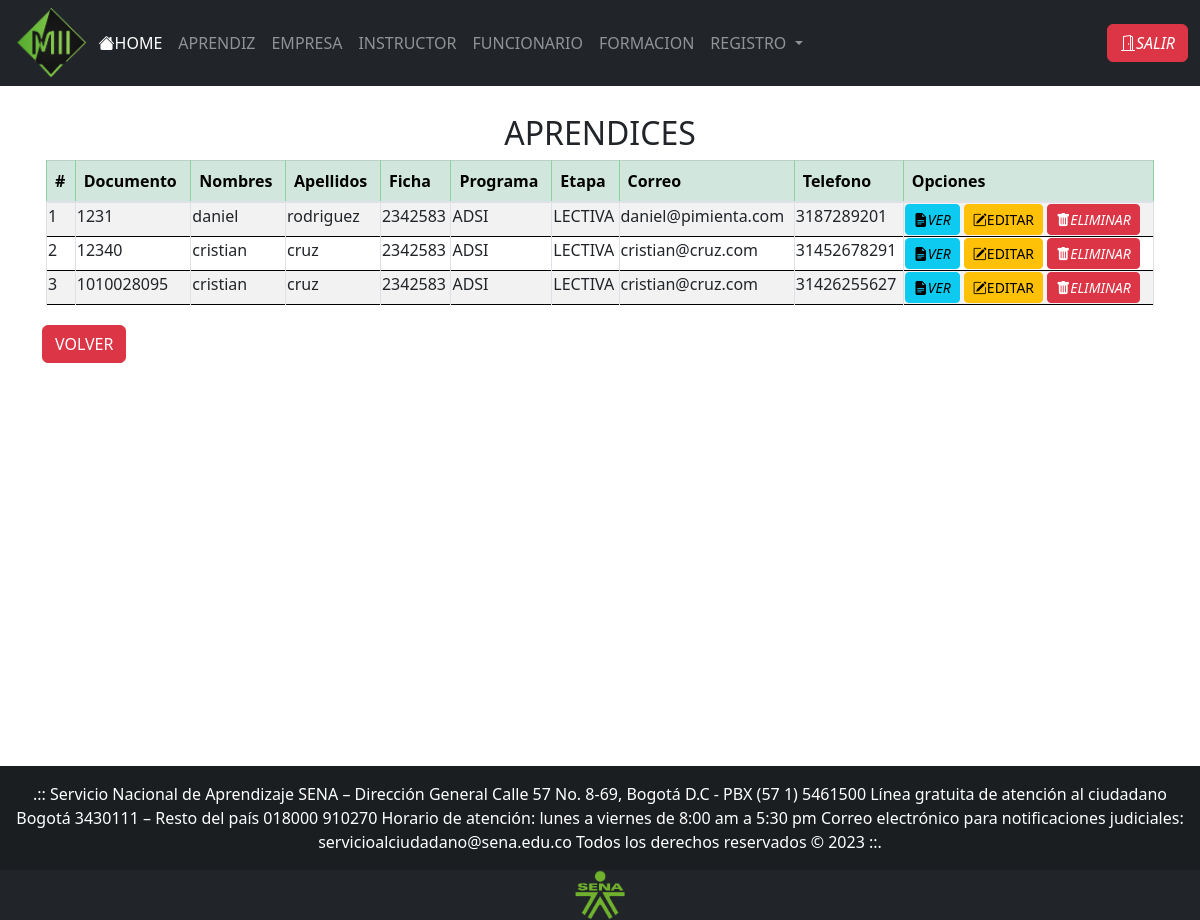
The app's page /views/buscarAprendices.php (signed in), older data.
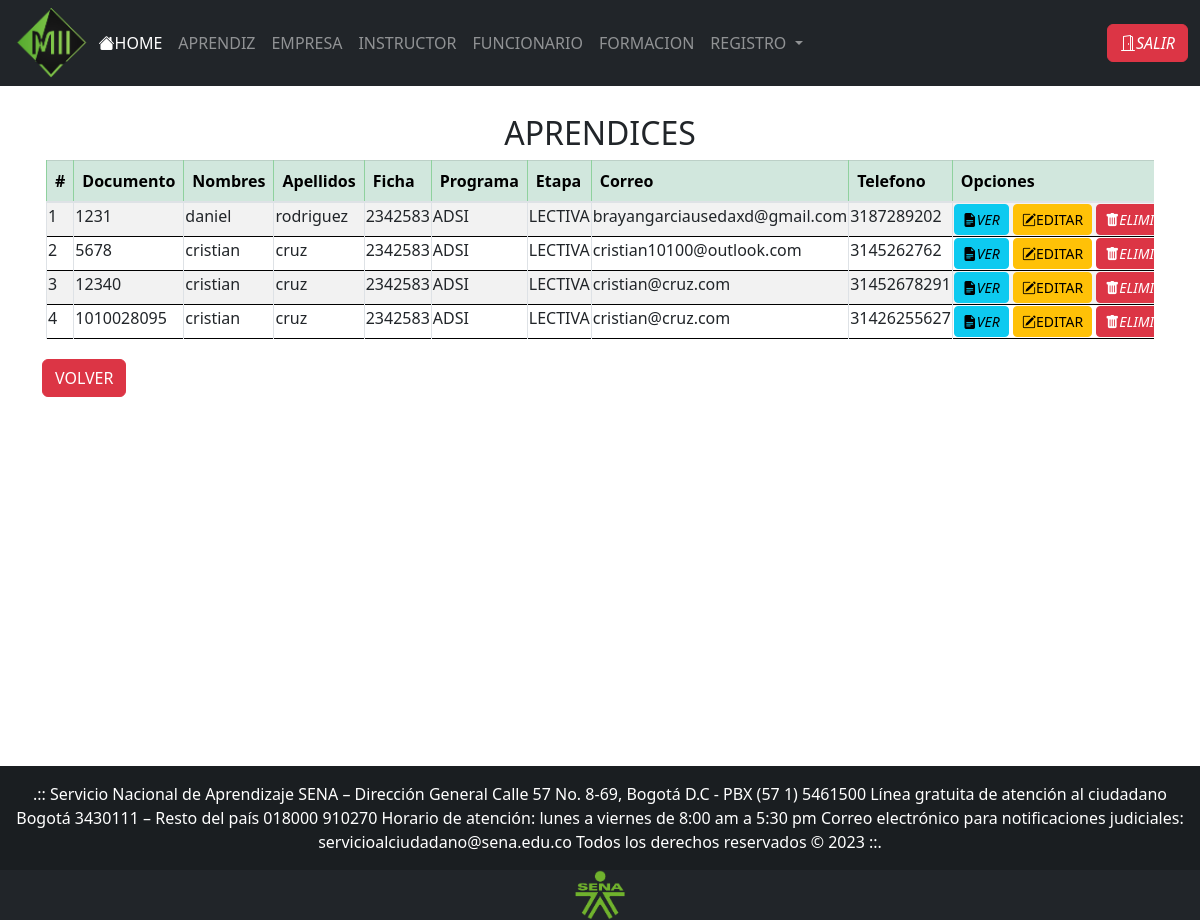
The same page, newer data.
### tables this page shows
CREATE TABLE IF NOT EXISTS `usuarios` (
  `pk_id_usr` bigint NOT NULL,
  `usr_nombre` varchar(30) NOT NULL,
  `usr_empresa` varchar(200) DEFAULT NULL,
  `usr_apellidos` varchar(60) NOT NULL,
  `usr_telefono` bigint NOT NULL,
  `usr_email` varchar(30) NOT NULL,
  `usr_rh` varchar(30) DEFAULT NULL,
  `usr_direccion` varchar(30) DEFAULT NULL,
  `usr_estrato` int DEFAULT NULL,
  `usr_ciudad` varchar(200) DEFAULT NULL,
  `usr_hv` varchar(30) DEFAULT NULL,
  `usr_contacto` int DEFAULT NULL,
  `usr_cargo` varchar(30) DEFAULT NULL,
  `usr_fecha_nacimiento` date DEFAULT NULL,
  `usr_libreta_militar` varchar(20) DEFAULT NULL,
  `fk_id_ficha` int DEFAULT NULL,
  `fk_id_tipo_doc` int DEFAULT NULL,
  `fk_id_tipo_usr` int NOT NULL,
  `login_pass` varchar(400) NOT NULL,
  `foto` text NOT NULL,
  PRIMARY KEY (`pk_id_usr`),
  KEY `fk_Usuarios_Tipo_Usuarios` (`fk_id_tipo_usr`),
  KEY `fk_Usuarios_Tipo_Documento1` (`fk_id_tipo_doc`),
  KEY `fk_Usuarios_Ficha1` (`fk_id_ficha`),
  KEY `usr_empresa` (`usr_empresa`)
);

CREATE TABLE IF NOT EXISTS `programas` (
  `pk_id_pro` int NOT NULL,
  `pro_nombre` varchar(30) NOT NULL,
  `pro_perfil` varchar(500) NOT NULL,
  `pro_ocupaciones` varchar(500) NOT NULL,
  `fk_id_cefo` int NOT NULL,
  PRIMARY KEY (`pk_id_pro`),
  KEY `fk_Programa_Centro_Formacion1` (`fk_id_cefo`)
);

CREATE TABLE IF NOT EXISTS `fichas` (
  `pk_id_ficha` int NOT NULL,
  `ficha_fecha_inicio` date NOT NULL,
  `ficha_fecha_terminacion` date NOT NULL,
  `ficha_etapa` varchar(50) NOT NULL,
  `fk_id_pro` int NOT NULL,
  PRIMARY KEY (`pk_id_ficha`),
  KEY `fk_Ficha_Programa1` (`fk_id_pro`)
);

### views/buscarAprendices.php (the view, shortened to what this page needs)
<!DOCTYPE html>
<html lang="en">
<head>
    <?php
    require_once("head.php");
    ?>
</head>
<body>
    <?php
    require_once("header.php");
    include('../controller/conexion.php');
    $tipo = $_SESSION['tipo'];
    ?>
    <div style="min-height: 85vh;">
        <div class="container bg-white py-4">
            <div>
                <div class="p-1">
                    <div class="text-center">
                        <h2>APRENDICES</h2>
                    </div>
                    <div class="overflow-x-scroll">
                        <table id="tablaAprendices" class="table table-bordered table-striped table-hover">
                            <thead class="table-success">
                                <tr>
                                    <th scope="col">#</th>
                                    <th scope="col">Documento</th>
                                    <th scope="col">Nombres</th>
                                    <th scope="col">Apellidos</th>
                                    <th scope="col">Ficha</th>
                                    <th scope="col">Programa</th>
                                    <th scope="col">Etapa</th>
                                    <th scope="col">Correo</th>
                                    <th scope="col">Telefono</th>
                                    <th scope="col">Opciones</th>
                                </tr>
                            </thead>
                            <tbody>
                                <?php
                                if (!isset($programa) and !isset($etapa)) {
                                    $query = "SELECT * FROM fichas";
                                } else {
                                    if ($programa == "todos") {
                                        $query = "SELECT * FROM fichas WHERE ficha_etapa='$etapa'";
                                    } else {
                                        $query = "SELECT * FROM fichas WHERE fk_id_pro=$programa and ficha_etapa='$etapa'";
                                    }
                                }
                                $fichas = $base->query($query)->fetchAll(PDO::FETCH_OBJ);
                                $i = 1;
                                foreach ($fichas as $datosFicha) {
                                    $fichaPro = $datosFicha->pk_id_ficha;
                                    $usuario = $base->query("SELECT * FROM usuarios WHERE fk_id_ficha=$fichaPro")->fetchAll(PDO::FETCH_OBJ);
                                    foreach ($usuario as $usuarios) {
                                        ?>
                                        <tr>
                                            <td scope="row">
                                                <?php echo $i; ?>
                                            </td>
                                            <td>
                                                <?php echo $usuarios->pk_id_usr; ?>
                                            </td>
                                            <td>
                                                <?php echo $usuarios->usr_nombre; ?>
                                            </td>
                                            <td>
                                                <?php echo $usuarios->usr_apellidos; ?>
                                            </td>
                                            <td>
                                                <?php echo $usuarios->fk_id_ficha; ?>
                                            </td>
                                            <td>
                                                <?php
                                                $programaa = $datosFicha->fk_id_pro;
                                                $pro = $base->query("SELECT * FROM programas WHERE pk_id_pro=$programaa")->fetchAll(PDO::FETCH_OBJ);
                                                foreach ($pro as $prog) {
                                                    echo $prog->pro_nombre;
                                                }
                                                ?>
                                            </td>
                                            <td>
                                                <?php echo $datosFicha->ficha_etapa; ?>
                                            </td>
                                            <td>
                                                <?php echo $usuarios->usr_email; ?>
                                            </td>
                                            <td>
                                                <?php echo $usuarios->usr_telefono; ?>
                                            </td>
                                            <td>
                                                <a class="btn btn-info btn-sm"
                                                    href="hojaVida.php?id=<?php echo $usuarios->pk_id_usr; ?>">
                                                    <i class="bi bi-file-earmark-text-fill">VER</i></a>
                                                <?php if ($tipo == 2) { ?>
                                                    <a class="btn btn-warning btn-sm"
                                                        href="editarUsuario.php?id=<?php echo $usuarios->pk_id_usr ?>">
                                                        <i class="bi bi-pencil-square"></i>EDITAR</a>
                                                    <a onclick="return confirm('Estas seguro de eliminar?');"
                                                        class="btn btn-danger btn-sm"
                                                        href="../controller/eliminarUsuario.php?id=<?php echo $usuarios->pk_id_usr; ?>"><i
                                                            class="bi bi-trash-fill">ELIMINAR</i></a>
                                                <?php } ?>
                                            </td>
                                        </tr>
                                        <?php
                                        $i++;
                                    }
                                }
                                ?>
                            </tbody>
                        </table>
                    </div>
                </div>
            </div>
            <a href="javascript:history.back(-1);"><button class="btn btn-danger me-md-2"
                    type="button">VOLVER</button></a>
        </div>
    </div>
    <?php
    require_once("footer.php");
    ?>
</body>
</html>

### views/head.php (shortened to what this page needs)
 <link rel="stylesheet" href="https://maxcdn.bootstrapcdn.com/bootstrap/4.5.2/css/bootstrap.min.css">
 <link href="https://cdn.jsdelivr.net/npm/bootstrap@5.3.0-alpha3/dist/css/bootstrap.min.css" rel="stylesheet">
<link rel="stylesheet" href="https://cdn.jsdelivr.net/npm/bootstrap-icons@1.5.0/font/bootstrap-icons.css">
 <link href="https://cdn.datatables.net/v/dt/dt-1.13.4/datatables.min.css" rel="stylesheet"/>
<link href="https://cdn.jsdelivr.net/npm/@sweetalert2/theme-dark@4/dark.css" rel="stylesheet">
 <link rel="stylesheet" href="../css/style.css">

### views/header.php (shortened to what this page needs)
<nav class="navbar navbar-expand-lg navbar-dark bg-dark">
  <div class="container-fluid">
    <img src="../images/mii.png" alt="" height="70px">
    <?php
    if (isset($_SESSION['usuario'])) {
      $usr = $_SESSION['tipo'];
      ?>
      <div class="collapse navbar-collapse" id="navbarSupportedContent">
        <ul class="navbar-nav me-auto mb-2 mb-lg-0">
          <?php
          if ($usr == 2) {
            ?>
            <li class="nav-item">
              <a class="nav-link active" aria-current="page" href="funcionario.php"><i class="bi bi-house-fill"></i>HOME</a>
            </li>
            <li class="nav-item">
              <a class="nav-link" href="buscarAprendices.php">APRENDIZ</a>
            </li>
            <li class="nav-item">
              <a class="nav-link" href="buscarEmpresas.php">EMPRESA</a>
            </li>
            <li class="nav-item">
              <a class="nav-link" href="buscarInstructores.php">INSTRUCTOR</a>
            </li>
            <li class="nav-item">
              <a class="nav-link" href="buscarFuncionarios.php">FUNCIONARIO</a>
            </li>
            <li class="nav-item">
              <a class="nav-link" href="formacion.php">FORMACION</a>
            </li>
            <li class="nav-item dropdown">
              <a class="nav-link dropdown-toggle" href="#" role="button" data-bs-toggle="dropdown" aria-expanded="false">
                REGISTRO
              </a>
            </li>
          <?php
          } else if ($usr == 1) {
            ?>
              <li class="nav-item">
                <a class="nav-link active" aria-current="page" href="aprendiz.php"><i class="bi bi-house-fill"></i>HOME</a>
              </li>
              <?php
          } else if ($usr == 3) {
            ?>
              <li class="nav-item">
                <a class="nav-link active" aria-current="page" href="empresa.php"><i class="bi bi-house-fill"></i>HOME</a>
              </li>
          <?php
          }
          ?>
        </ul>
        <div class="d-flex">
          <button class="btn btn-danger" type="button" onclick="cerrar_sesion()"><i class="bi bi-door-open">SALIR</i></button>
        </div>
      </div>
      <?php
    } else {
      header("Location: ../");
    }
    ?>
  </div>
</nav>

### views/footer.php (shortened to what this page needs)
    <div class="bg-info text-center text-lg-start">
<footer class="bg-dark text-center text-white">
    <div class="text-center p-3" style="background-color: rgba(0, 0, 0, 0.2);">
    .:: Servicio Nacional de Aprendizaje SENA – Dirección General Calle 57 No. 8-69, Bogotá D.C - PBX (57 1) 5461500
Línea gratuita de atención al ciudadano Bogotá 3430111 – Resto del país 018000 910270
Horario de atención: lunes a viernes de 8:00 am a 5:30 pm
Correo electrónico para notificaciones judiciales: servicioalciudadano@sena.edu.co
Todos los derechos reservados © 2023 ::.
    </div>
    <div class="container pb-0">
        <img src="../images/sena.png" alt="" height="50px">
    </div>
</footer>
</div>

### css/style.css (style rules this page uses)
.container { min-width: 95%; }
#tablaAprendices { min-width: max-content; border-color: black; }
#tablaAprendices td { min-width: max-content; padding: 1px; }

Row changes from the older to the newer data that the page shows:
changed usuarios "daniel": usr_email "daniel@pimienta.com" → "brayangarciausedaxd@gmail.com"; usr_telefono "3187289201" → "3187289202"
added usuarios: pk_id_usr "5678", usr_nombre "cristian", usr_apellidos "cruz", fk_id_ficha "2342583", fk_id_ficha.ficha_etapa "LECTIVA", usr_email "cristian10100@outlook.com", usr_telefono "3145262762", programas (pro_nombre "ADSI")
